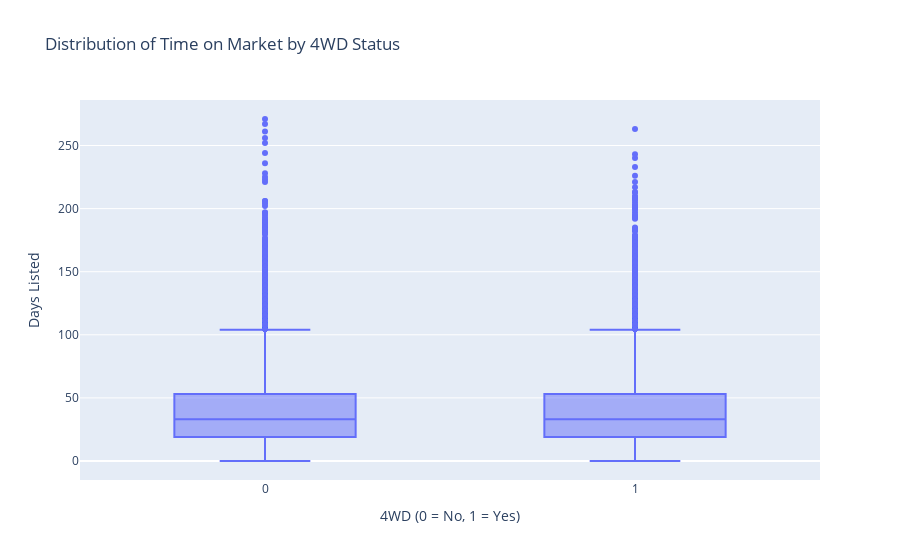

Source (notebook cell):
### Markdown cell above
As vehicles spend more time on the market, the listed price for each vehicle tends to decrease.

### Code cell
df['is_4wd'] = df['is_4wd'].fillna(0).astype(object)
px.box(df, x="is_4wd", y="days_listed", title="Distribution of Time on Market by 4WD Status", labels={"is_4wd": "4WD (0 = No, 1 = Yes)", "days_listed": "Days Listed"})

### Figure 1 — Plotly figure (JSON) as saved in the notebook; plotly's stock layout.template omitted (floating-point values rounded to 4 significant figures; data arrays with more than 128 entries replaced by an {"elided": "..."} marker saying what was removed)
{"data": [{"alignmentgroup": "True", "hovertemplate": "4WD (0 = No, 1 = Yes)=%{x}<br>Days Listed=%{y}<extra></extra>", "legendgroup": "", "marker": {"color": "#636efa"}, "name": "", "notched": false, "offsetgroup": "", "orientation": "v", "showlegend": false, "type": "box", "x": {"elided": "51525 int values"}, "x0": " ", "xaxis": "x", "y": {"elided": "51525 int values"}, "y0": " ", "yaxis": "y"}], "layout": {"boxmode": "group", "legend": {"tracegroupgap": 0}, "title": {"text": "Distribution of Time on Market by 4WD Status"}, "xaxis": {"anchor": "y", "domain": [0, 1], "title": {"text": "4WD (0 = No, 1 = Yes)"}}, "yaxis": {"anchor": "x", "domain": [0, 1], "title": {"text": "Days Listed"}}}}
